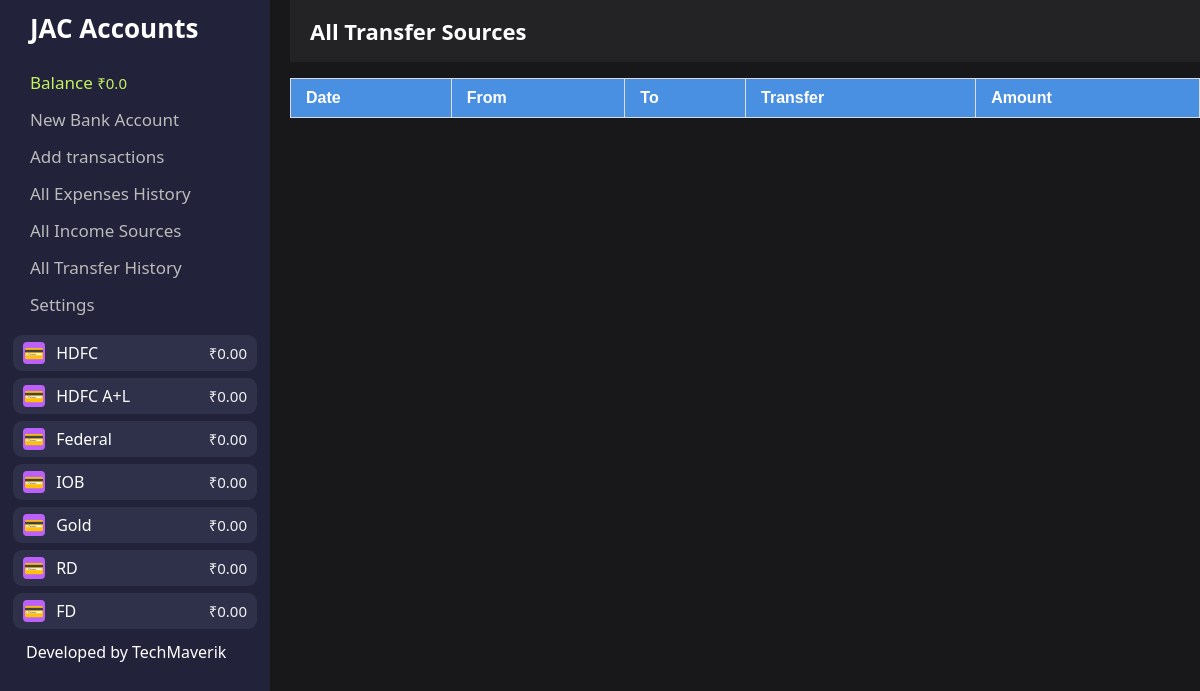
Page /transfers on the earlier database version.
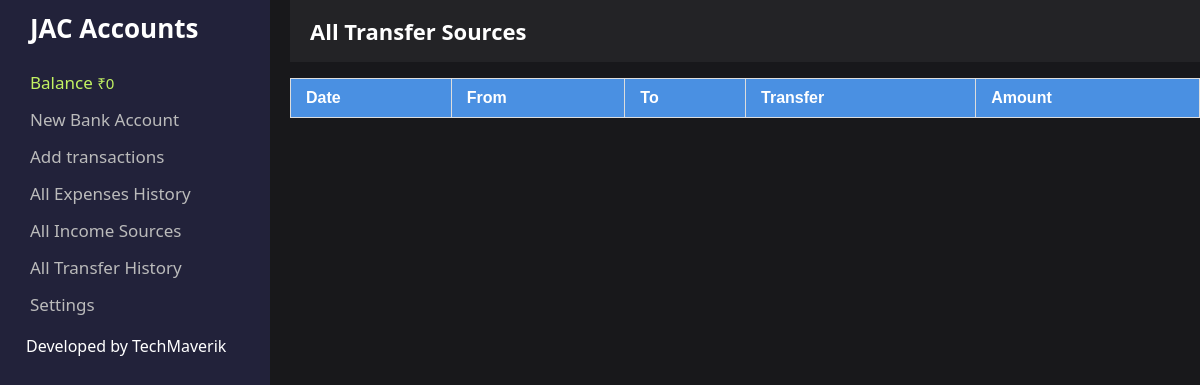
Same page on the later database version.
### tables this page shows
CREATE TABLE banker (
    id INTEGER PRIMARY KEY AUTOINCREMENT,
    account_name TEXT NOT NULL
);

### routers.py (the view)
@app.route("/transfers")
def transfers():
    bank_name, bank_balance, total_balance = account_details_total_balance()
    expensesitems, incomeitems, transferitems = Handlers().fetch_all_transaction_items()
    account_details = dict(zip(bank_name, bank_balance))
    return render_template(
        "all_transfers.html",
        account_details=account_details,
        total_balance=total_balance,
        transferitems=transferitems,
    )

### handlers.py (called while the page is built)
    def fetch_all_accounts(self):
        bank_name, bank_balance = self.service.get_all_accounts()
        return bank_name, bank_balance

    def fetch_all_transaction_items(self):
        expenses, income, transfer = self.service.select_all__transaction_items()
        return expenses, income, transfer

### mappers.py (called while the page is built)
    def create_tables(self):
        try:
            self.cursor.execute(query_collection.CREATE_CREDENTIALS)
            self.cursor.execute(query_collection.CREATE_BANKERS)
            self.cursor.execute(query_collection.CREATE_EXPENSE)
            self.cursor.execute(query_collection.CREATE_INCOME)
            self.cursor.execute(query_collection.CREATE_TRANSFER)
            self.cursor.execute(query_collection.CREATE_INVESTMENT)
            self.cursor.execute(query_collection.CREATE_LIABILITY)
            self.conn.commit()
        except:
            pass

    def select_expense_specific_account(self, account_name):
        self.cursor.execute(
            'SELECT amount FROM expense WHERE "from" = ?', (account_name,)
        )
        expenses = self.cursor.fetchall()
        expenses_list = [float(amount[0]) for amount in expenses]
        return expenses_list

### templates/all_transfers.html (shortened to what this page needs)
<!DOCTYPE html>
<html lang="en">
<head>
</head>
<body>
<div class="sidebar">
    <div class="title">JAC Accounts</div>
    <div class="menu">
        <a href="/" style="color:#c2f262;">Balance <span style="font-size:15px;">₹{{ total_balance }}</span></a>
        <a href="/account">New Bank Account</a>
        <a href="/transaction/expense">Add transactions</a>
        <a href="/expenses">All Expenses History</a>
        <a href="/incomes">All Income Sources</a>
        <a href="/transfers">All Transfer History</a>
        <a href="/settings">Settings</a>
    </div>
    <div class="accounts">
        {% for account_name, balance in account_details.items() %}
    <div class="account">
        <span><span class="account-icon">&#128179;</span> {{ account_name }} </span>
        <span class="account-balance">₹{{ "%.2f"|format(balance) }}</span>
    </div>
{% endfor %}
<div class="accounts">Developed by TechMaverik</div>
    </div>
</div>
<div class="content">
    <div class="header">
    <div class="title">All Transfer Sources</div>
</div>
<table class="trans-table">
    <thead>
        <tr>
            <th>Date</th>
            <th>From</th>
            <th>To</th>
            <th>Transfer</th>
            <th>Amount</th>
        </tr>
    </thead>
</table>
</body>
</html>

Differences in the rows shown:
removed banker: account_name "HDFC", balance "0.00"
removed banker: account_name "HDFC A+L", balance "0.00"
removed banker: account_name "Federal", balance "0.00"
removed banker: account_name "IOB", balance "0.00"
removed banker: account_name "Gold", balance "0.00"
removed banker: account_name "RD", balance "0.00"
removed banker: account_name "FD", balance "0.00"
Other differences:
{{ total_balance }}: "0.0" → "0"
